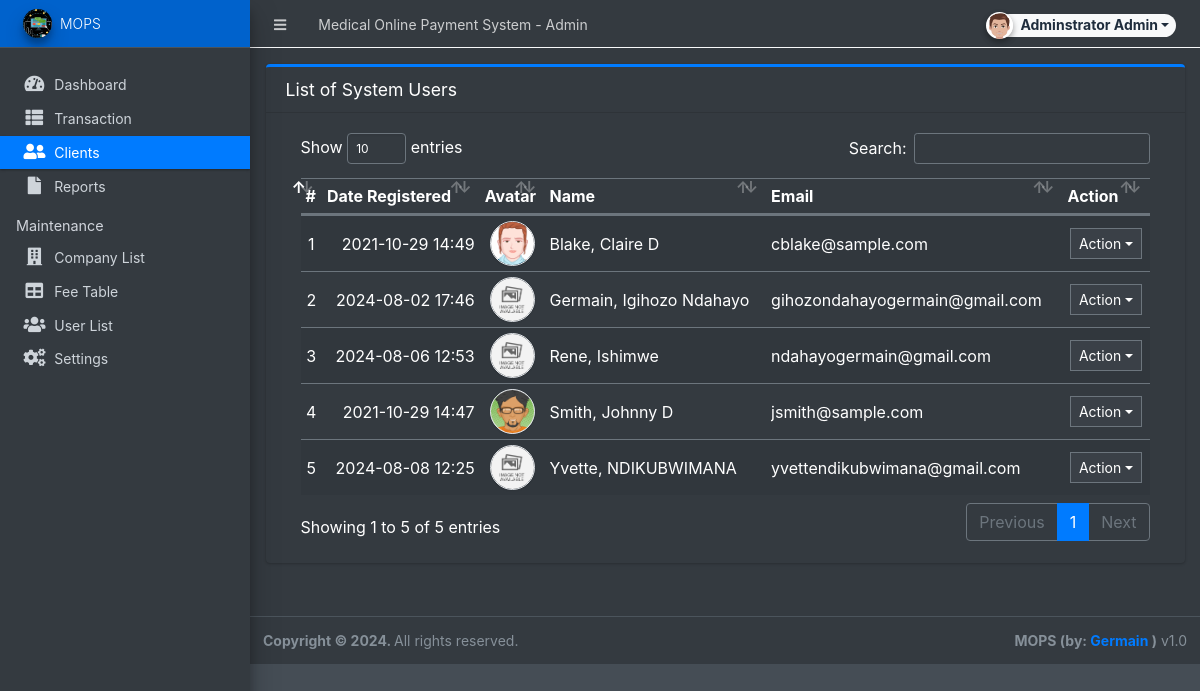
/admin/?page=clients (signed in), run on the app's committed database.
### tables this page shows
CREATE TABLE `users` (
  `id` int(50) NOT NULL,
  `firstname` varchar(250) NOT NULL,
  `middlename` text DEFAULT NULL,
  `lastname` varchar(250) NOT NULL,
  `username` text NOT NULL,
  `password` text NOT NULL,
  `avatar` text DEFAULT NULL,
  `last_login` datetime DEFAULT NULL,
  `type` tinyint(1) NOT NULL DEFAULT 0,
  `date_added` datetime NOT NULL DEFAULT current_timestamp(),
  `date_updated` datetime DEFAULT NULL ON UPDATE current_timestamp()
);

### config.php (called while the page is built, shortened)
<?php
function validate_image($file){
	if(!empty($file)){
        $ex = explode('?',$file);
        $file = $ex[0];
        $param =  isset($ex[1]) ? '?'.$ex[1]  : '';
		if(is_file(base_app.$file)){
			return base_url.$file.$param;
		}else{
			return base_url.'dist/img/no-image-available.png';
		}
	}else{
		return base_url.'dist/img/no-image-available.png';
	}
}
?>

### admin/clients/index.php (the view, shortened to what this page needs)
<div class="card card-outline card-primary">
	<div class="card-header">
		<h3 class="card-title">List of System Users</h3>
	</div>
	<div class="card-body">
		<div class="container-fluid">
        <div class="container-fluid">
			<table class="table table-hover table-striped">
				<!-- <colgroup>
					<col width="5%">
					<col width="10%">
					<col width="20%">
					<col width="20%">
					<col width="15%">
					<col width="15%">
					<col width="10%">
				</colgroup> -->
				<thead>
					<tr>
						<th>#</th>
						<th>Date Registered</th>
						<th>Avatar</th>
						<th>Name</th>
						<th>Email</th>
						<th>Action</th>
					</tr>
				</thead>
				<tbody>
					<?php
						$i = 1;
						$qry = $conn->query("SELECT *,concat(lastname,', ',firstname,' ', middlename) as name from `users` where  `type` =2 order by concat(lastname,', ',firstname,' ', middlename) asc ");
						while($row = $qry->fetch_assoc()):
					?>
						<tr>
							<td class="text-center"><?php echo $i++; ?></td>
							<td class="text-right"><?php echo date("Y-m-d H:i",strtotime($row['date_added'])) ?></td>
							<td class="text-center"><img src="<?php echo validate_image($row['avatar']) ?>" class="img-avatar img-thumbnail p-0 border-2" alt="user_avatar"></td>
							<td><?php echo ucwords($row['name']) ?></td>
							<td ><p class="m-0 truncate-1"><?php echo $row['username'] ?></p></td>
							<td align="center">
								 <button type="button" class="btn btn-flat btn-default btn-sm dropdown-toggle dropdown-icon" data-toggle="dropdown">
				                  		Action
				                  </button>
							</td>
						</tr>
					<?php endwhile; ?>
				</tbody>
			</table>
		</div>
		</div>
	</div>
</div>

### admin/clients/index.php (style rules this page uses)
.img-avatar { width:45px; height:45px; object-fit:cover; object-position:center center; border-radius:100%; }

### data on the page
users: date_added "2021-10-29 14:49", avatar (picture), name "Blake, Claire D", username "cblake@sample.com"
users: date_added "2024-08-02 17:46", name "Germain, Igihozo Ndahayo", username "gihozondahayogermain@gmail.com"
users: date_added "2024-08-06 12:53", name "Rene, Ishimwe", username "ndahayogermain@gmail.com"
users: date_added "2021-10-29 14:47", avatar (picture), name "Smith, Johnny D", username "jsmith@sample.com"
users: date_added "2024-08-08 12:25", name "Yvette, NDIKUBWIMANA", username "yvettendikubwimana@gmail.com"

### other printed values
$_settings->info('name') "Medical Online Payment System"
$_settings->userdata('firstname').' '.$_settings->userdata('lastname') "Adminstrator Admin"
$_settings->info('short_name') "MOPS"
